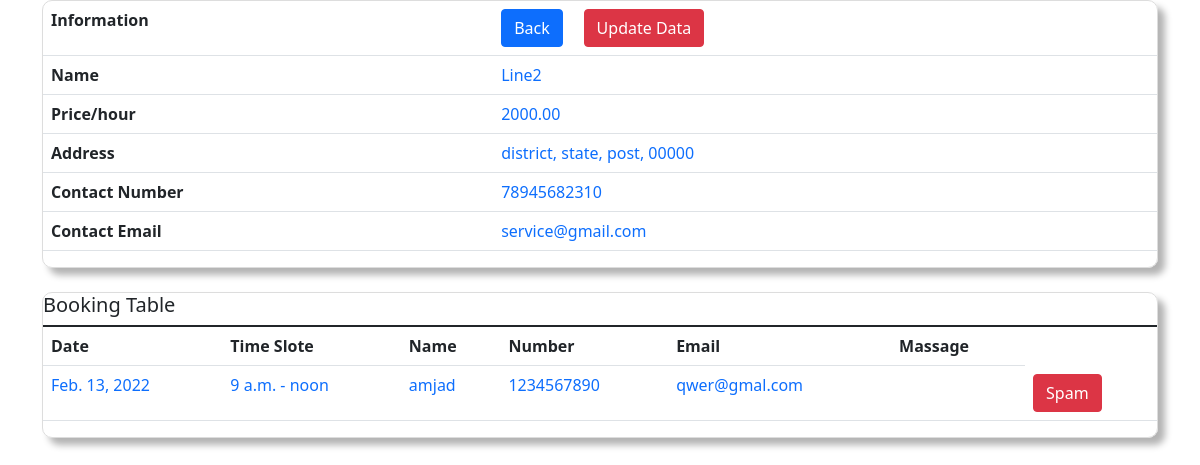
The app's page /serviceprovider/auditorium-dashboard/service@gmail.com/3 (signed in) with its own data.
### serviceprovider/models.py (models this page shows, shortened)
class Auditorium(models.Model):
    user = models.ForeignKey(User, on_delete=models.CASCADE)
    name = models.CharField(max_length=30)
    catelog = models.ImageField(upload_to=get_catelog_upload_to)
    about = models.TextField(max_length=300)
    number = models.CharField(max_length=15)
    email = models.EmailField(null=True, blank=True)
    price = models.DecimalField(max_digits=10, decimal_places=2)
    street = models.CharField(max_length=20)
    district = models.CharField(max_length=20)
    state = models.CharField(max_length=20)
    pin = models.CharField(max_length=10)
    post = models.CharField(max_length=20)

class Book(models.Model):
    auditorium = models.ForeignKey(Auditorium, on_delete=models.CASCADE)
    user = models.ForeignKey(User, on_delete=models.CASCADE)
    book_name = models.CharField(max_length=30)
    book_number = models.CharField(max_length=15)
    book_email = models.EmailField()
    date = models.DateField()
    from_time = models.TimeField()
    to_time = models.TimeField()
    message = models.TextField(max_length=200)
    connected = models.BooleanField(default=False)

### serviceprovider/views.py (the view)
# urls.py: path('auditorium-dashboard/<str:user>/<int:id>', auditorium_dashboard, name='auditorium-dashboard'),
@login_required
def auditorium_dashboard(request, user, id):
    auditorium = Auditorium.objects.get(id=id)
    books = Book.objects.filter(auditorium=auditorium)
    context = {'auditorium':auditorium, 'books':books}
    return render(request, 'auditorium_dashboard.html', context=context)

### serviceprovider/templates/auditorium_dashboard.html (shortened to what this page needs)
<html>
    <head>
       <link href="https://cdn.jsdelivr.net/npm/bootstrap@5.1.3/dist/css/bootstrap.min.css" rel="stylesheet">
    </head>
    <body>
        <div class="container bootstrap snippets bootdey">
            <div class="panel-body inf-content">
                <div class="row">
                        <div class="table-responsive">
                            <table class="table table-user-information">
                                <tbody>
                                    <tr>
                                        <td>
                                            <strong>
                                                Information
                                            </strong>
                                        </td>
                                        <td class="text-primary">
                                            <a class="btn btn-primary" href="{% url 'users:dashboard' %}" role="button">Back</a>
                                            <a class="btn btn-danger" href="{% url 'serviceprovider:update-auditorium' auditorium.id %}">Update Data</a>
                                        </td>
                                    </tr>
                                    <tr>
                                        <td>
                                            <strong>
                                                Name
                                            </strong>
                                        </td>
                                        <td class="text-primary">
                                            {{auditorium.name}}
                                        </td>
                                    </tr>
                                    <tr>
                                        <td>
                                            <strong>
                                                Price/hour
                                            </strong>
                                        </td>
                                        <td class="text-primary">
                                            {{ auditorium.price }}
                                        </td>
                                    </tr>
                                    <tr>
                                        <td>
                                            <strong>
                                                Address
                                            </strong>
                                        </td>
                                        <td class="text-primary">
                                            {{auditorium.district}}, {{auditorium.state}}, {{auditorium.post}}, {{auditorium.pin}}
                                        </td>
                                    </tr>
                                    <tr>
                                        <td>
                                            <strong>
                                                Contact Number
                                            </strong>
                                        </td>
                                        <td class="text-primary">
                                            {{auditorium.number}}
                                        </td>
                                    </tr>
                                    <tr>
                                        <td>
                                            <strong>
                                                Contact Email
                                            </strong>
                                        </td>
                                        <td class="text-primary">
                                            {{auditorium.email}}
                                        </td>
                                    </tr>
                                </tbody>
                            </table>
                        </div>
                    </div>
                </div>
            </div>
        <br>
        <div class="container bootstrap snippets bootdey">
            <div class="panel-body inf-content">
                <div class="row">
                        <div class="table-responsive">
                            <table class="table table-user-information">
                                <thead>
                                    <h5>
                                        Booking Table
                                    </h5>
                                </thead>
                                <tbody>
                                    <tr>
                                        <td>
                                            <strong>
                                                <span class="glyphicon glyphicon-asterisk">Date</span>
                                            </strong>
                                        </td>
                                        <td>
                                            <strong>
                                                <span class="glyphicon glyphicon-asterisk">Time Slote</span>
                                            </strong>
                                        </td>
                                        <td>
                                            <strong>
                                                <span class="glyphicon glyphicon-asterisk">Name</span>
                                            </strong>
                                        </td>
                                        <td>
                                            <strong>
                                                <span class="glyphicon glyphicon-asterisk">Number</span>
                                            </strong>
                                        </td>
                                        <td>
                                            <strong>
                                                <span class="glyphicon glyphicon-asterisk">Email</span>
                                            </strong>
                                        </td>
                                        <td>
                                            <strong>
                                                <span class="glyphicon glyphicon-asterisk">Massage</span>
                                            </strong>
                                        </td>
                                    </tr>
                                    {% for book in books %}
                                    <tr>
                                        <td>
                                            <span class="glyphicon glyphicon-asterisk text-primary">{{book.date}}</span>
                                        </td>
                                        <td>
                                            <span class="glyphicon glyphicon-asterisk text-primary">{{book.from_time}} - {{book.to_time}}</span>
                                        </td>
                                        <td>
                                            <span class="glyphicon glyphicon-asterisk text-primary">{{book.book_name}}</span>
                                        </td>
                                        <td>
                                            <span class="glyphicon glyphicon-asterisk text-primary">{{book.book_number}}</span>
                                        </td>
                                        <td>
                                            <span class="glyphicon glyphicon-asterisk text-primary">{{book.book_email}}</span>
                                        </td>
                                        <td>
                                        </td>
                                        <td>
                                            {% if book.connected == False %}
                                            <a class="btn btn-primary" href="{% url 'home:connected' book.id %}">Connected</a>
                                            {% elif book.connected == True %}
                                            <a class="btn btn-danger" href="{% url 'home:remove' book.id %}">Spam</a>
                                            {% elif date >= book.date%}
                                            <a class="btn btn-primary" href="{% url 'home:remove' book.id %}">Clear</a>
                                            {% endif %}
                                        </td>
                                    </tr>
                                    {%endfor%}
                                </tbody>
                            </table>
                        </div>
                    </div>
                </div>
            </div>
    </body>
</html>

### serviceprovider/templates/auditorium_dashboard.html (style rules this page uses)
.inf-content { border:1px solid #DDDDDD; -webkit-border-radius:10px; -moz-border-radius:10px; border-radius:10px; box-shadow: 7px 7px 7px rgba(0, 0, 0, 0.3); }

### records on screen
Auditorium: name "Line2", price "2000.00", district "district", state "state", post "post", pin "00000", number "78945682310", email "service@gmail.com"
Book: date "Feb. 13, 2022", from_time "9 a.m.", to_time "noon", book_name "amjad", book_number "1234567890", book_email "qwer@gmal.com", connected "Spam"
